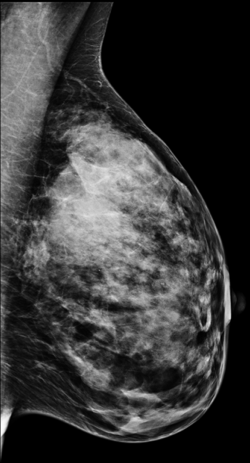
%> input picture figs/mammo/b1.png, 250 x 463 px
$ octave breast_fmap.m   (GNU Octave 9; MATLAB toolbox functions it lacks are replaced by stand-ins)
%> lines starting %> are read from the running program, lines starting %| are printed output that depends on the picture
### scripts/utils/anisodiff2D.m
function [diff_im] = anisodiff2D(im, num_iter, delta_t, kappa, option)
%ANISODIFF2D Conventional anisotropic diffusion
%   DIFF_IM = ANISODIFF2D(IM, NUM_ITER, DELTA_T, KAPPA, OPTION) perfoms
%   conventional anisotropic diffusion (Perona & Malik) upon a gray scale
%   image. A 2D network structure of 8 neighboring nodes is considered for
%   diffusion conduction.
%
%       ARGUMENT DESCRIPTION:
%               IM       - gray scale image (MxN).
%               NUM_ITER - number of iterations.
%               DELTA_T  - integration constant (0 <= delta_t <= 1/7).
%                          Usually, due to numerical stability this
%                          parameter is set to its maximum value.
%               KAPPA    - gradient modulus threshold that controls the conduction.
%               OPTION   - conduction coefficient functions proposed by Perona & Malik:
%                          1 - c(x,y,t) = exp(-(nablaI/kappa).^2),
%                              privileges high-contrast edges over low-contrast ones.
%                          2 - c(x,y,t) = 1./(1 + (nablaI/kappa).^2),
%                              privileges wide regions over smaller ones.
%
%       OUTPUT DESCRIPTION:
%                DIFF_IM - (diffused) image with the largest scale-space parameter.
%
%   Example
%   -------------
%   s = phantom(512) + randn(512);
%   num_iter = 15;
%   delta_t = 1/7;
%   kappa = 30;
%   option = 2;
%   ad = anisodiff2D(s,num_iter,delta_t,kappa,option);
%   figure, subplot 121, imshow(s,[]), subplot 122, imshow(ad,[])
%
% See also anisodiff1D, anisodiff3D.

% References:
%   P. Perona and J. Malik.
%   Scale-Space and Edge Detection Using Anisotropic Diffusion.
%   IEEE Transactions on Pattern Analysis and Machine Intelligence,
%   12(7):629-639, July 1990.
%
%   G. Grieg, O. Kubler, R. Kikinis, and F. A. Jolesz.
%   Nonlinear Anisotropic Filtering of MRI Data.
%   IEEE Transactions on Medical Imaging,
%   11(2):221-232, June 1992.
%
%   MATLAB implementation based on Peter Kovesi's anisodiff(.):
%   P. D. Kovesi. MATLAB and Octave Functions for Computer Vision and Image Processing.
%   School of Computer Science & Software Engineering,
%   The University of Western Australia. Available from:
%   <http://www.csse.uwa.edu.au/~pk/research/matlabfns/>.
%
% Credits:
% Daniel Simoes Lopes
% ICIST
% Instituto Superior Tecnico - Universidade Tecnica de Lisboa
% danlopes (at) civil ist utl pt
% http://www.civil.ist.utl.pt/~danlopes
%
% May 2007 original version.

% Convert input image to double.
im = double(im);

% PDE (partial differential equation) initial condition.
diff_im = im;

% Center pixel distances.
dx = 1;
dy = 1;
dd = sqrt(2);

% 2D convolution masks - finite differences.
hN = [0 1 0; 0 -1 0; 0 0 0];
hS = [0 0 0; 0 -1 0; 0 1 0];
hE = [0 0 0; 0 -1 1; 0 0 0];
hW = [0 0 0; 1 -1 0; 0 0 0];
hNE = [0 0 1; 0 -1 0; 0 0 0];
hSE = [0 0 0; 0 -1 0; 0 0 1];
hSW = [0 0 0; 0 -1 0; 1 0 0];
hNW = [1 0 0; 0 -1 0; 0 0 0];

% Anisotropic diffusion.
for t = 1:num_iter

        % Finite differences. [imfilter(.,.,'conv') can be replaced by conv2(.,.,'same')]
        nablaN = imfilter(diff_im,hN,'conv');
        nablaS = imfilter(diff_im,hS,'conv');
        nablaW = imfilter(diff_im,hW,'conv');
        nablaE = imfilter(diff_im,hE,'conv');
        nablaNE = imfilter(diff_im,hNE,'conv');
        nablaSE = imfilter(diff_im,hSE,'conv');
        nablaSW = imfilter(diff_im,hSW,'conv');
        nablaNW = imfilter(diff_im,hNW,'conv');

        % Diffusion function.
        if option == 1
            cN = exp(-(nablaN/kappa).^2);
            cS = exp(-(nablaS/kappa).^2);
            cW = exp(-(nablaW/kappa).^2);
            cE = exp(-(nablaE/kappa).^2);
            cNE = exp(-(nablaNE/kappa).^2);
            cSE = exp(-(nablaSE/kappa).^2);
            cSW = exp(-(nablaSW/kappa).^2);
            cNW = exp(-(nablaNW/kappa).^2);
        elseif option == 2
            cN = 1./(1 + (nablaN/kappa).^2);
            cS = 1./(1 + (nablaS/kappa).^2);
            cW = 1./(1 + (nablaW/kappa).^2);
            cE = 1./(1 + (nablaE/kappa).^2);
            cNE = 1./(1 + (nablaNE/kappa).^2);
            cSE = 1./(1 + (nablaSE/kappa).^2);
            cSW = 1./(1 + (nablaSW/kappa).^2);
            cNW = 1./(1 + (nablaNW/kappa).^2);
        end

        % Discrete PDE solution.
        diff_im = diff_im + ...
                  delta_t*(...
                  (1/(dy^2))*cN.*nablaN + (1/(dy^2))*cS.*nablaS + ...
                  (1/(dx^2))*cW.*nablaW + (1/(dx^2))*cE.*nablaE + ...
                  (1/(dd^2))*cNE.*nablaNE + (1/(dd^2))*cSE.*nablaSE + ...
                  (1/(dd^2))*cSW.*nablaSW + (1/(dd^2))*cNW.*nablaNW );

        % Iteration warning.
        fprintf('\rIteration %d\n',t);


% [10 lines of commented-out code are left out]
end

### scripts/mammo/setupMammo.m
path(path, '../utils');
path(path, '../../figs');
path(path, '../anisodiff_Perona-Malik');

% Add vlfeat library for SIFT
path(path, '../vlfeat/');
run('../vlfeat/toolbox/vl_setup')
%> (this line was passed over: vl_setup is not available in this run)

% Add numerical tour's toolboxes
addpath('/Local/Users/hjsong/Playground/numerical-tours/matlab/toolbox_signal');
addpath('/Local/Users/hjsong/Playground/numerical-tours/matlab/toolbox_general');

### scripts/mammo/breast_fmap.m
clc; clear all; close all;
setupMammo;

b1 = imread('b1.png');
%> b1 is the input picture: size 463x250 uint8; min 0, max 253, mean 56.4
b2 = imread('b2.png');
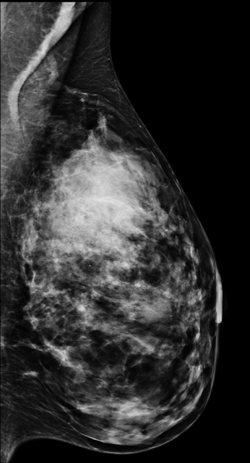
%> input picture figs/mammo/b2.png, 250 x 463 px
%> b2 is the input picture: size 463x250 uint8; min 0, max 227, mean 47.9
b3 = imread('b3.png');
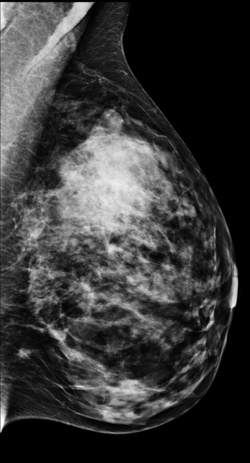
%> input picture figs/mammo/b3.png, 250 x 463 px
%> b3 is the input picture: size 463x250 uint8; min 0, max 255, mean 56.6
B = [b1, b2, b3];
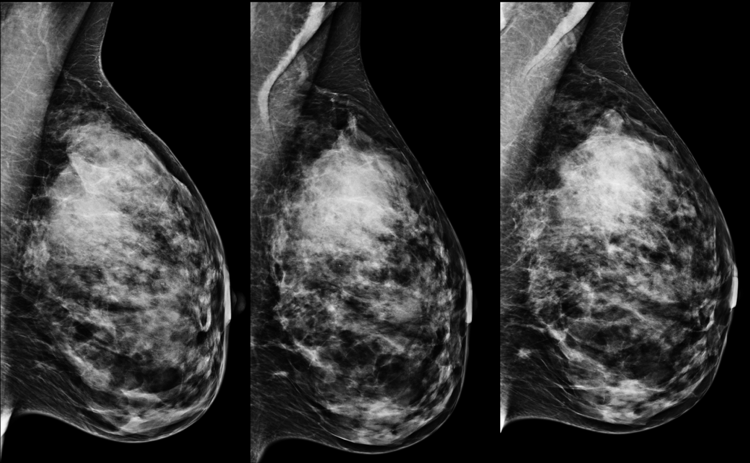
%> B: size 463x750 uint8; min 0, max 255, mean 53.6

figure;imagesc(B, [0,255]); colormap(gray);title('breast 1,2,3');
figure;imagesc(B, [0,255]); title('breast 1,2,3 in color');

%% Anisotropic diffusion for edge-preserving smoothing

n_iter = 2; %how to decide this number?
%is there a relationship between niter and sigma in Gaussian blurring?
delta_t = 1/7;
kappa = 70;
option = 1;
[height,width] = size(b1);
%> height = 463; width = 250

im1 = anisodiff2D( b1, n_iter, delta_t, kappa, option);
im2 = anisodiff2D( b2, n_iter, delta_t, kappa, option);
im3 = anisodiff2D( b3, n_iter, delta_t, kappa, option);
%> call 3 of anisodiff2D, with num_iter = 2, delta_t = 0.143, kappa = 70, option = 1
%> the loop in anisodiff2D (call 3), `for t = 1:num_iter` made 2 passes
%> pass 1, in anisodiff2D (call 3), `nablaN = imfilter(diff_im,hN,'conv');`:
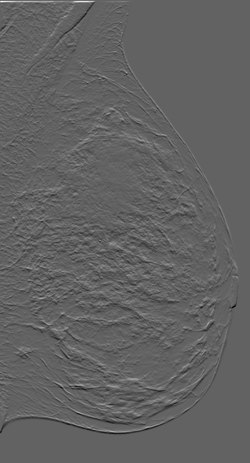
%> nablaN: size 463x250 double; min -118, max 188, mean 0; drawn with min black and max white
%> pass 1, in anisodiff2D (call 3), `nablaE = imfilter(diff_im,hE,'conv');`:
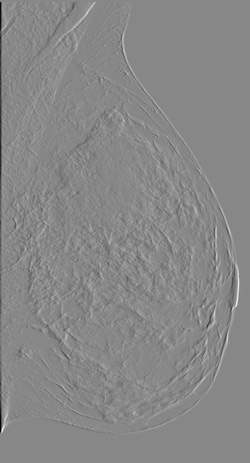
%> nablaE: size 463x250 double; min -185, max 162, mean 0; drawn with min black and max white
%> after the loop in anisodiff2D (call 3), `for t = 1:num_iter`:
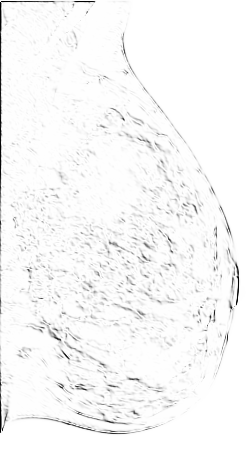
%> cNE: size 463x250 double; min 0.00056, max 1, mean 0.973
%> after the loop in anisodiff2D (call 3), `for t = 1:num_iter`:
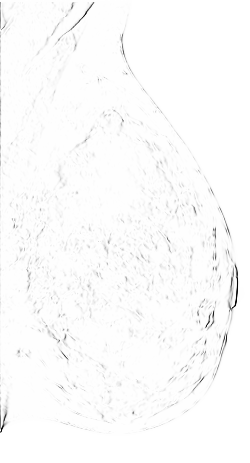
%> cW: size 463x250 double; min 0.00529, max 1, mean 0.988

% IMPORTANT: ALL images are of data type double in range [0,255]
% change all to single to use vl_sift
im1 = single(im1); im2 = single(im2); im3 = single(im3);

%% Delaunay triangulation
[height,width] = size(im1);
[X,Y] = meshgrid(1:width, 1:height);
%> (the run ends here)
